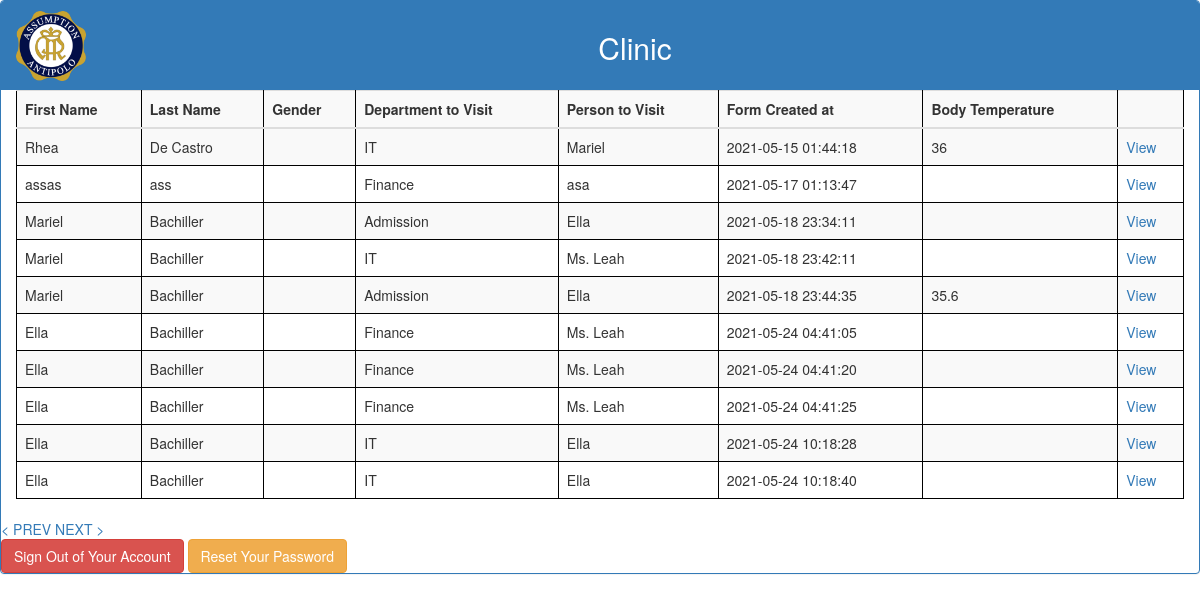
The app's page /Clinicview.php?page=3 with its own data.
### tables this page shows
CREATE TABLE `visitor` (
  `id` int(11) NOT NULL AUTO_INCREMENT,
  `Agree` text NOT NULL,
  `last_name` varchar(50) NOT NULL,
  `first_name` varchar(50) NOT NULL,
  `Address` varchar(200) NOT NULL,
  `Email` varchar(50) NOT NULL,
  `Contact_Number` text NOT NULL,
  `Gender` varchar(30) NOT NULL,
  `Department` varchar(30) NOT NULL,
  `person_to_visit` text NOT NULL,
  `reason_to_visit` text NOT NULL,
  `From_visit` varchar(25) NOT NULL,
  `To_visit` varchar(25) NOT NULL,
  `Question1` varchar(30) NOT NULL,
  `Question2` varchar(30) NOT NULL,
  `Question3` varchar(30) NOT NULL,
  `Question4` varchar(30) NOT NULL,
  `q4txt` text NOT NULL,
  `Question5` varchar(30) NOT NULL,
  `q5txt` text NOT NULL,
  `Code` varchar(8) NOT NULL,
  `created_at` timestamp NOT NULL DEFAULT CURRENT_TIMESTAMP,
  `GuardName` varchar(50) NOT NULL,
  `Body_Temp` varchar(5) NOT NULL,
  `log_type` int(11) NOT NULL COMMENT '10 - scheduled; 20 - onsite;  30- wfh',
  `type` int(11) NOT NULL COMMENT '10 - visitor; 20 employee',
  PRIMARY KEY (`id`)
);

### Clinicview.php (the view, shortened to what this page needs)
	<?php
	$offset = 0;
	$per_page = 10;
	if(isset($_GET['page'])){
		$offset = $_GET['page'] * $per_page;
	}
	$hasNextLink = true;
	?>
	<!DOCTYPE html>
	<html lang="en">
	<head>
	<link rel="stylesheet" href="https://maxcdn.bootstrapcdn.com/bootstrap/3.4.1/css/bootstrap.min.css">
	</head>
	<body>
			<div class="panel panel-primary">
			<div class="panel-heading text-center">
			<img src="AA.png" id="AA" style="width:70px;height:70px;">
				<h2 class="text">Clinic</h2>
			</div>
			<div style="overflow-x:auto;">
					<?php
	$link = mysqli_connect("localhost", "root", "", "checklist");
	$sql = "SELECT * FROM visitor LIMIT $per_page OFFSET $offset";
	if($result = mysqli_query($link, $sql)){
		if(mysqli_num_rows($result) > 0){
			echo "<div class='col-md-12 col-sm-12'>";
			echo "<table class='table table-striped'>";
				echo "<tr>";
					echo "<th>First Name</th>";
					echo "<th>Last Name</th>";
					echo "<th>Gender</th>";
					echo"<th> Department to Visit </th>";
					echo"<th> Person to Visit </th>";
					echo"<th> Form Created at</th>";
					echo"<th>Body Temperature</th>";
					echo"<th>&nbsp;</th>";
				echo "</tr>";
				echo "<tbody>";
			while($row = mysqli_fetch_array($result)){
				echo "<tr>";
					echo "<td>" . $row['first_name'] . "</td>";
					echo "<td>" . $row['last_name'] . "</td>";
					echo "<td>"	.$row ['Gender'] . "</td>";
					echo "<td>" . $row['Department'] . "</td>";
					echo "<td>" . $row['person_to_visit'] . "</td>";
					echo "<td>" . $row['created_at'] . "</td>";
					echo "<td>" . $row['Body_Temp'] . "</td>";
					echo "<td><a href='view_visit_details.php?id=".$row["id"]."'>View</a></td>";
				echo "</tr>";
			}
			echo "</tbody>";
			echo "</table>";
			echo "</div>";
		} else{
			$hasNextLink = false;
			echo "No records matching your query were found.";
		}
	} else{
		echo "ERROR: Could not able to execute $sql. " . mysqli_error($link);
	}
	?>
	<?php if(isset($_GET['page']) && $_GET['page'] >= 1){ ?>
	<a href="Clinicview.php?page=<?php echo $_GET['page'] - 1;?>">< PREV</a>
	<?php } ?>
<?php if($hasNextLink) { ?>
<a href="Clinicview.php?page=<?php echo $_GET['page'] + 1;?>">NEXT ></a>
<?php } ?>
					<br>
					<a href="logout.php" class="btn btn-danger ml-3">Sign Out of Your Account</a>
					<a href="reset-password.php" class="btn btn-warning">Reset Your Password</a>
				</div>
	<?php include "common/footer.php";?>

### Clinicview.php (style rules this page uses)
img#AA { float: left; }
div.panel-heading { padding-bottom: 15px; }
.text-center { text-align: center; }
table, th, td { border: 1px solid black; }

### records on screen
visitor: first_name "Rhea", last_name "De Castro", Department "IT", person_to_visit "Mariel", created_at "2021-05-15 01:44:18", Body_Temp "36"
visitor: first_name "assas", last_name "ass", Department "Finance", person_to_visit "asa", created_at "2021-05-17 01:13:47"
visitor: first_name "Mariel", last_name "Bachiller", Department "Admission", person_to_visit "Ella", created_at "2021-05-18 23:34:11"
visitor: first_name "Mariel", last_name "Bachiller", Department "IT", person_to_visit "Ms. Leah", created_at "2021-05-18 23:42:11"
visitor: first_name "Mariel", last_name "Bachiller", Department "Admission", person_to_visit "Ella", created_at "2021-05-18 23:44:35", Body_Temp "35.6"
visitor: first_name "Ella", last_name "Bachiller", Department "Finance", person_to_visit "Ms. Leah", created_at "2021-05-24 04:41:05"
visitor: first_name "Ella", last_name "Bachiller", Department "Finance", person_to_visit "Ms. Leah", created_at "2021-05-24 04:41:20"
visitor: first_name "Ella", last_name "Bachiller", Department "Finance", person_to_visit "Ms. Leah", created_at "2021-05-24 04:41:25"
visitor: first_name "Ella", last_name "Bachiller", Department "IT", person_to_visit "Ella", created_at "2021-05-24 10:18:28"
visitor: first_name "Ella", last_name "Bachiller", Department "IT", person_to_visit "Ella", created_at "2021-05-24 10:18:40"
